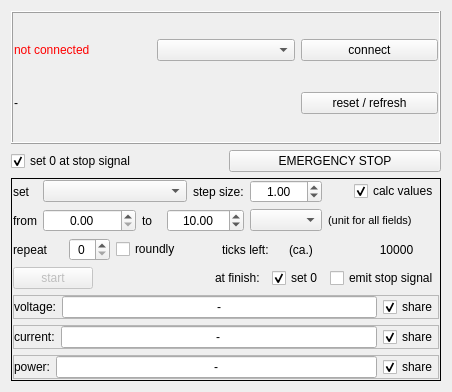
<?xml version="1.0" encoding="UTF-8"?>
<ui version="4.0">
 <class>eaps8000UsbUICharWindow</class>
 <widget class="QWidget" name="eaps8000UsbUICharWindow">
  <property name="geometry">
   <rect>
    <x>0</x>
    <y>0</y>
    <width>452</width>
    <height>392</height>
   </rect>
  </property>
  <property name="windowTitle">
   <string>Form</string>
  </property>
  <layout class="QGridLayout" name="gridLayout_7">
   <item row="0" column="0" colspan="2">
    <widget class="QFrame" name="frame_connection">
     <property name="frameShape">
      <enum>QFrame::Box</enum>
     </property>
     <property name="frameShadow">
      <enum>QFrame::Raised</enum>
     </property>
     <layout class="QGridLayout" name="gridLayout_4">
      <property name="leftMargin">
       <number>1</number>
      </property>
      <property name="topMargin">
       <number>1</number>
      </property>
      <property name="rightMargin">
       <number>1</number>
      </property>
      <property name="bottomMargin">
       <number>1</number>
      </property>
      <item row="0" column="0">
       <widget class="QLabel" name="lbl_status">
        <property name="styleSheet">
         <string notr="true">color: red;</string>
        </property>
        <property name="text">
         <string>not connected</string>
        </property>
       </widget>
      </item>
      <item row="0" column="1">
       <widget class="QComboBox" name="cob_ports"/>
      </item>
      <item row="0" column="2">
       <widget class="QPushButton" name="btn_connect">
        <property name="text">
         <string>connect</string>
        </property>
       </widget>
      </item>
      <item row="1" column="2">
       <widget class="QPushButton" name="btn_resetInfo">
        <property name="text">
         <string>reset / refresh</string>
        </property>
       </widget>
      </item>
      <item row="1" column="0" colspan="2">
       <widget class="QLabel" name="lbl_info">
        <property name="text">
         <string>-</string>
        </property>
       </widget>
      </item>
     </layout>
    </widget>
   </item>
   <item row="1" column="0">
    <widget class="QCheckBox" name="chb_setZeroAtStopSignal">
     <property name="text">
      <string>set 0 at stop signal</string>
     </property>
     <property name="checked">
      <bool>true</bool>
     </property>
    </widget>
   </item>
   <item row="1" column="1">
    <widget class="QPushButton" name="btn_emergencyStop">
     <property name="text">
      <string>EMERGENCY STOP</string>
     </property>
    </widget>
   </item>
   <item row="2" column="0" colspan="2">
    <widget class="QFrame" name="frame_values">
     <property name="enabled">
      <bool>true</bool>
     </property>
     <property name="frameShape">
      <enum>QFrame::Box</enum>
     </property>
     <layout class="QGridLayout" name="gridLayout_6">
      <property name="leftMargin">
       <number>1</number>
      </property>
      <property name="topMargin">
       <number>1</number>
      </property>
      <property name="rightMargin">
       <number>1</number>
      </property>
      <property name="bottomMargin">
       <number>1</number>
      </property>
      <item row="2" column="0" colspan="6">
       <widget class="QFrame" name="frame_voltage">
        <property name="frameShape">
         <enum>QFrame::StyledPanel</enum>
        </property>
        <property name="frameShadow">
         <enum>QFrame::Raised</enum>
        </property>
        <layout class="QGridLayout" name="gridLayout">
         <property name="leftMargin">
          <number>0</number>
         </property>
         <property name="topMargin">
          <number>0</number>
         </property>
         <property name="rightMargin">
          <number>0</number>
         </property>
         <property name="bottomMargin">
          <number>0</number>
         </property>
         <item row="0" column="0">
          <widget class="QLabel" name="lbl_voltage_lbl">
           <property name="text">
            <string>voltage:</string>
           </property>
          </widget>
         </item>
         <item row="0" column="1">
          <widget class="QLineEdit" name="txt_voltage">
           <property name="text">
            <string>-</string>
           </property>
           <property name="alignment">
            <set>Qt::AlignCenter</set>
           </property>
           <property name="readOnly">
            <bool>true</bool>
           </property>
          </widget>
         </item>
         <item row="0" column="2">
          <widget class="QCheckBox" name="chb_shareVoltage">
           <property name="enabled">
            <bool>true</bool>
           </property>
           <property name="text">
            <string>share</string>
           </property>
           <property name="checked">
            <bool>true</bool>
           </property>
          </widget>
         </item>
        </layout>
       </widget>
      </item>
      <item row="0" column="0" colspan="6">
       <widget class="QFrame" name="frame_setValues">
        <layout class="QGridLayout" name="gridLayout_5">
         <property name="leftMargin">
          <number>0</number>
         </property>
         <property name="topMargin">
          <number>0</number>
         </property>
         <property name="rightMargin">
          <number>0</number>
         </property>
         <property name="bottomMargin">
          <number>0</number>
         </property>
         <item row="0" column="0">
          <widget class="QLabel" name="lbl_setValue_lbl">
           <property name="text">
            <string>set</string>
           </property>
          </widget>
         </item>
         <item row="0" column="1" colspan="5">
          <widget class="QComboBox" name="cob_setValue"/>
         </item>
         <item row="0" column="6" colspan="2">
          <widget class="QLabel" name="lbl_stepSize_lbl">
           <property name="text">
            <string>step size:</string>
           </property>
          </widget>
         </item>
         <item row="0" column="8" colspan="2">
          <widget class="QDoubleSpinBox" name="dsb_stepSize">
           <property name="alignment">
            <set>Qt::AlignCenter</set>
           </property>
           <property name="minimum">
            <double>0.010000000000000</double>
           </property>
           <property name="value">
            <double>1.000000000000000</double>
           </property>
          </widget>
         </item>
         <item row="0" column="11">
          <widget class="QCheckBox" name="chb_calcValues">
           <property name="enabled">
            <bool>true</bool>
           </property>
           <property name="text">
            <string>calc values</string>
           </property>
           <property name="checked">
            <bool>true</bool>
           </property>
          </widget>
         </item>
         <item row="1" column="0">
          <widget class="QLabel" name="lbl_setFrom_lbl">
           <property name="sizePolicy">
            <sizepolicy hsizetype="Preferred" vsizetype="Preferred">
             <horstretch>0</horstretch>
             <verstretch>0</verstretch>
            </sizepolicy>
           </property>
           <property name="text">
            <string>from</string>
           </property>
           <property name="alignment">
            <set>Qt::AlignCenter</set>
           </property>
          </widget>
         </item>
         <item row="1" column="5" colspan="3">
          <widget class="QDoubleSpinBox" name="dsb_toValue">
           <property name="alignment">
            <set>Qt::AlignCenter</set>
           </property>
           <property name="value">
            <double>10.000000000000000</double>
           </property>
          </widget>
         </item>
         <item row="1" column="1" colspan="3">
          <widget class="QDoubleSpinBox" name="dsb_fromValue">
           <property name="alignment">
            <set>Qt::AlignCenter</set>
           </property>
           <property name="decimals">
            <number>2</number>
           </property>
           <property name="maximum">
            <double>999.990000000000009</double>
           </property>
           <property name="value">
            <double>0.000000000000000</double>
           </property>
          </widget>
         </item>
         <item row="1" column="8" colspan="2">
          <widget class="QComboBox" name="cob_unit"/>
         </item>
         <item row="1" column="4">
          <widget class="QLabel" name="lbl_to_lbl">
           <property name="text">
            <string>to</string>
           </property>
          </widget>
         </item>
         <item row="1" column="10" colspan="2">
          <widget class="QLabel" name="lbl_unit_lbl">
           <property name="font">
            <font>
             <pointsize>8</pointsize>
            </font>
           </property>
           <property name="text">
            <string>(unit for all fields)</string>
           </property>
          </widget>
         </item>
         <item row="2" column="0" colspan="2">
          <widget class="QLabel" name="lbl_repeat_lbl">
           <property name="text">
            <string>repeat</string>
           </property>
          </widget>
         </item>
         <item row="2" column="3" colspan="4">
          <widget class="QCheckBox" name="chb_loop">
           <property name="enabled">
            <bool>true</bool>
           </property>
           <property name="text">
            <string>roundly</string>
           </property>
           <property name="checked">
            <bool>false</bool>
           </property>
          </widget>
         </item>
         <item row="2" column="2">
          <widget class="QSpinBox" name="spb_repeat">
           <property name="enabled">
            <bool>true</bool>
           </property>
           <property name="alignment">
            <set>Qt::AlignCenter</set>
           </property>
          </widget>
         </item>
         <item row="2" column="9" colspan="2">
          <widget class="QLabel" name="lbl_ticksApprox">
           <property name="text">
            <string>(ca.)</string>
           </property>
          </widget>
         </item>
         <item row="2" column="7" colspan="2">
          <widget class="QLabel" name="lbl_ticksLeft_lbl">
           <property name="text">
            <string>ticks left:</string>
           </property>
          </widget>
         </item>
         <item row="2" column="11">
          <widget class="QLabel" name="lbl_ticksLeft">
           <property name="text">
            <string>10000</string>
           </property>
           <property name="alignment">
            <set>Qt::AlignCenter</set>
           </property>
          </widget>
         </item>
        </layout>
       </widget>
      </item>
      <item row="4" column="0" colspan="6">
       <widget class="QFrame" name="frame_power">
        <property name="frameShape">
         <enum>QFrame::StyledPanel</enum>
        </property>
        <property name="frameShadow">
         <enum>QFrame::Raised</enum>
        </property>
        <layout class="QGridLayout" name="gridLayout_3">
         <property name="leftMargin">
          <number>0</number>
         </property>
         <property name="topMargin">
          <number>0</number>
         </property>
         <property name="rightMargin">
          <number>0</number>
         </property>
         <property name="bottomMargin">
          <number>0</number>
         </property>
         <item row="0" column="0">
          <widget class="QLabel" name="lbl_power_lbl">
           <property name="text">
            <string>power:</string>
           </property>
          </widget>
         </item>
         <item row="0" column="1">
          <widget class="QLineEdit" name="txt_power">
           <property name="text">
            <string>-</string>
           </property>
           <property name="alignment">
            <set>Qt::AlignCenter</set>
           </property>
           <property name="readOnly">
            <bool>true</bool>
           </property>
          </widget>
         </item>
         <item row="0" column="2">
          <widget class="QCheckBox" name="chb_sharePower">
           <property name="enabled">
            <bool>true</bool>
           </property>
           <property name="text">
            <string>share</string>
           </property>
           <property name="checked">
            <bool>true</bool>
           </property>
          </widget>
         </item>
        </layout>
       </widget>
      </item>
      <item row="1" column="5">
       <widget class="QCheckBox" name="chb_emitStopSignal">
        <property name="text">
         <string>emit stop signal</string>
        </property>
       </widget>
      </item>
      <item row="3" column="0" colspan="6">
       <widget class="QFrame" name="frame_current">
        <property name="frameShape">
         <enum>QFrame::StyledPanel</enum>
        </property>
        <property name="frameShadow">
         <enum>QFrame::Raised</enum>
        </property>
        <layout class="QGridLayout" name="gridLayout_2">
         <property name="leftMargin">
          <number>0</number>
         </property>
         <property name="topMargin">
          <number>0</number>
         </property>
         <property name="rightMargin">
          <number>0</number>
         </property>
         <property name="bottomMargin">
          <number>0</number>
         </property>
         <item row="0" column="0">
          <widget class="QLabel" name="lbl_current_lbl">
           <property name="text">
            <string>current:</string>
           </property>
          </widget>
         </item>
         <item row="0" column="1">
          <widget class="QLineEdit" name="txt_current">
           <property name="text">
            <string>-</string>
           </property>
           <property name="alignment">
            <set>Qt::AlignCenter</set>
           </property>
           <property name="readOnly">
            <bool>true</bool>
           </property>
          </widget>
         </item>
         <item row="0" column="2">
          <widget class="QCheckBox" name="chb_shareCurrent">
           <property name="enabled">
            <bool>true</bool>
           </property>
           <property name="text">
            <string>share</string>
           </property>
           <property name="checked">
            <bool>true</bool>
           </property>
          </widget>
         </item>
        </layout>
       </widget>
      </item>
      <item row="1" column="0">
       <widget class="QPushButton" name="btn_startStop">
        <property name="enabled">
         <bool>false</bool>
        </property>
        <property name="text">
         <string>start</string>
        </property>
       </widget>
      </item>
      <item row="1" column="3">
       <widget class="QLabel" name="lbl_atFinish">
        <property name="text">
         <string>at finish:</string>
        </property>
       </widget>
      </item>
      <item row="1" column="4">
       <widget class="QCheckBox" name="chb_setZeroWhenFinished">
        <property name="text">
         <string>set 0</string>
        </property>
        <property name="checked">
         <bool>true</bool>
        </property>
       </widget>
      </item>
     </layout>
    </widget>
   </item>
  </layout>
 </widget>
 <resources/>
 <connections/>
</ui>
